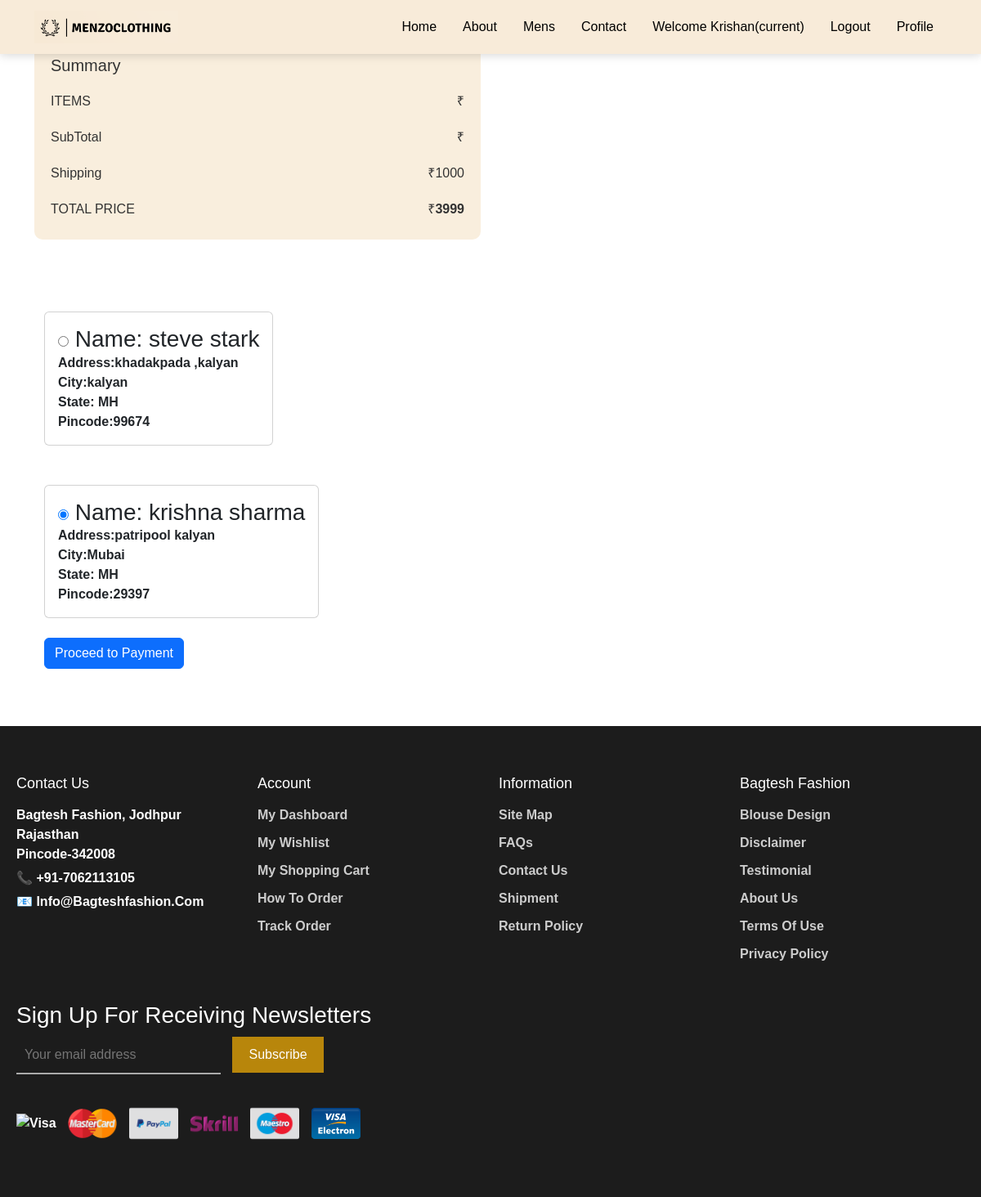
/buynow/1 (signed in), run on the app's committed database.
### core/models.py (models this page shows, shortened)
class CustomerDetail(models.Model):
    STATE_CHOICES = [
        ('AP', 'Andhra Pradesh'),
        ('AR', 'Arunachal Pradesh'),
        ('AS', 'Assam'),
        ('BR', 'Bihar'),
        ('CT', 'Chhattisgarh'),
        ('GA', 'Goa'),
        ('GJ', 'Gujarat'),
        ('HR', 'Haryana'),
        ('HP', 'Himachal Pradesh'),
        ('JH', 'Jharkhand'),
        ('KA', 'Karnataka'),
        ('KL', 'Kerala'),
        ('MP', 'Madhya Pradesh'),
        ('MH', 'Maharashtra'),
        ('MN', 'Manipur'),
        ('ML', 'Meghalaya'),
        ('MZ', 'Mizoram'),
        ('NL', 'Nagaland'),
        ('OR', 'Odisha'),
        ('PB', 'Punjab'),
        ('RJ', 'Rajasthan'),
        ('SK', 'Sikkim'),
        ('TN', 'Tamil Nadu'),
        ('TG', 'Telangana'),
        ('TR', 'Tripura'),
        ('UP', 'Uttar Pradesh'),
        ('UK', 'Uttarakhand'),
        ('WB', 'West Bengal'),
        ('AN', 'Andaman and Nicobar Islands'),
        ('CH', 'Chandigarh'),
        ('DN', 'Dadra and Nagar Haveli and Daman and Diu'),
        ('DL', 'Delhi'),
        ('JK', 'Jammu and Kashmir'),
        ('LA', 'Ladakh'),
        ('LD', 'Lakshadweep'),
        ('PY', 'Puducherry'),
    ]
    user = models.ForeignKey(User, on_delete=models.CASCADE)  # we have created Many-to-one relationship i.e multiple address can be done by one user
    name = models.CharField(max_length=100)
    address = models.CharField(max_length=100)
    city = models.CharField(max_length=100)
    state = models.CharField(max_length=2, choices=STATE_CHOICES)
    pincode = models.IntegerField(
        default=0,
        blank=True,
        null=True,
    )

### core/views.py (the view)
# urls.py: path('buynow/<int:id>',views.buynow,name='buynow'),
def buynow(request,id):
    pet = Pet.objects.get(pk=id)     # cart_items will fetch product of current user, and show product available in the cart of the current user.
    delhivery_charge =2000
    final_price= delhivery_charge + pet.discounted_price
    address = CustomerDetail.objects.filter(user=request.user)
    return render(request, 'core/buynow.html', {'final_price':final_price,'address':address,'pet':pet})

### core/templates/core/buynow.html (shortened to what this page needs)
{% extends "core/base.html" %}
{% block content %}
<div class="container">
    <div class="row">
        <div class="col-sm-6 mt-5">
            <div class="summary">
                <h3>Summary</h3>
                <div class="summary-details">
                    <p>ITEMS <span> ₹{{total}}</span></p>
                    <p class="total">SubTotal <span>₹{{total}}</span></p>
                    <p class="total">Shipping <span>₹1000</span></p>
                    <p class="total">TOTAL PRICE <span>₹<b>{{final_price}}</span></p>
                </div>
            </div>
        </div>
        <div class="col-sm-5 mt-5">
                <div class="container">
                    <div class="row">
                        <div class="col-sm-12 mt-3">
                          <form method="post" action="{% url 'buynowpayment' pet.id %}">
                                    {% for add in address %}
                                    <label >
                                        <div class="card flex-md-row mb-4 box-shadow h-md-250 mt-4 ml-4">
                                            <div class="card-body d-flex flex-column align-items-start">
                                                <h3 class="mb-0">
                                                    <input type="radio" name="buynow_selected_address" value="{{ add.id }}" checked>
                                                Name: {{add.name}}
                                            </h3>
                                            <p class="card-text mb-auto">Address:{{add.address}} </p>
                                            <p class="card-text mb-auto">City:{{add.city}} </p>
                                            <p class="card-text mb-auto">State: {{add.state}} </p>
                                            <p class="card-text mb-auto">Pincode:{{add.pincode}} </p>
                                            </div>
                                        </div>
                                    </label>
                                    {% endfor %}
                                       <input type="submit" class="btn btn-primary" value="Proceed to Payment">
                            </form>
                        </div>
                    </div>
                </div>
        </div>
    </div>
</div>
{% endblock content %}

### core/templates/core/navbar.html (shortened to what this page needs)
{% load static %}
<section id="header">
    <nav class="navbar navbar-expand-lg bg-custom fixed-top">
        <div class="container">
            <a class="navbar-brand" href="{% url "home" %}">
                <img src="{% static "core/images/menzoclothing2.png" %}" class="img-fluid" style="height: 40px;">
            </a>
            <div class="collapse navbar-collapse" id="navbarNavAltMarkup">
                <div class="navbar-nav ms-auto">
                    <a class="nav-link" href="{% url "home" %}">Home</a>
                    <a class="nav-link" href="{% url "about" %}">About</a>
                    <a class="nav-link" href="{% url "products" %}">Mens</a>
                    <a class="nav-link" href="{% url "contact" %}">Contact</a>
                    {% if request.user.is_authenticated %}
                    <a class="nav-link" href="{% url "profile" %}">Welcome {{request.user.first_name}}<span class="sr-only">(current)</span></a>
                    <a class="nav-link" href="{% url "logout" %}">Logout</a>
                    {% else %}
                    <a class="nav-link" href="{% url "registration" %}">Registration</a>
                    <a class="nav-link" href="{% url "login" %}">Login</a>
                    {% endif %}
                    <a class="nav-link active" aria-current="page" href="{% url "profile" %}">Profile</a>
                </div>
            </div>
        </div>
    </nav>
</section>

### core/static/core/css/main.css (style rules this page uses)
body { margin-top: 100px; font-family: Arial, sans-serif; margin: 0; padding: 0; background-color: #fff; color: #333; }
.bg-custom { background-color: #F8EBD9 !important; }
#header .fixed-top { box-shadow: 0 0.125rem 0.675rem rgb(0 0 0 / 15%); }
#header .navbar-nav .nav-link { color: black; padding: 0.5rem 1rem; text-align: center; transition: 0.3s; }
.summary { flex: 2; padding: 20px; background: #f9eedd; border-radius: 10px; }
.summary h3 { font-size: 20px; margin-bottom: 15px; }
.summary-details p { display: flex; justify-content: space-between; margin-top: 20px; margin-bottom: 5px; }

### data on the page
CustomerDetail: name "steve stark", address "khadakpada ,kalyan", city "kalyan", state "MH", pincode "99674"
CustomerDetail: name "krishna sharma", address "patripool kalyan", city "Mubai", state "MH", pincode "29397"

### other printed values
{{ request.user.first_name }} "Krishan"
{{ final_price }} "3999"
